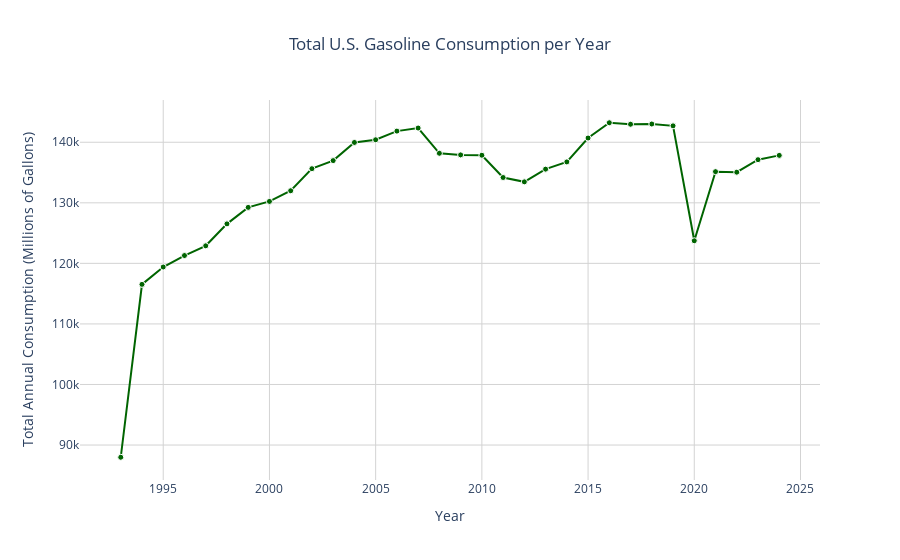

Write notebook code for a chart like this one.
### Code cell
''' Create a line plot to visualize total yearly gasoline consumption '''

# Extract the Year from the Date column
yearly_total = (
    consumption.groupby("Year")["Gasoline_Consumption(Millions of Gallons)"]
    .sum()
    .reset_index()
)

# Create line plot
fig = px.line(
    yearly_total,
    x="Year",
    y="Gasoline_Consumption(Millions of Gallons)",
    title="Total U.S. Gasoline Consumption per Year",
    labels={
        "Year": "Year",
        "Gasoline_Consumption(Millions of Gallons)": "Total Annual Consumption (Millions of Gallons)"
    },
)

# Customize appearance
fig.update_traces(
    mode="lines+markers",
    line=dict(color="darkgreen", width=2),
    marker=dict(size=6, color="darkgreen", line=dict(width=1, color="white"))
)

# Update layout
fig.update_layout(
    template="plotly_white",
    hovermode="x unified",
    title_x=0.5,
    xaxis=dict(showgrid=True, gridcolor="lightgray"),
    yaxis=dict(showgrid=True, gridcolor="lightgray"),
)

fig.show()

### Figure 1 — Plotly figure (JSON) as saved in the notebook; plotly's stock layout.template omitted (floating-point values rounded to 4 significant figures)
{"data": [{"hovertemplate": "Year=%{x}<br>Total Annual Consumption (Millions of Gallons)=%{y}<extra></extra>", "legendgroup": "", "line": {"color": "darkgreen", "dash": "solid", "width": 2}, "marker": {"color": "darkgreen", "line": {"color": "white", "width": 1}, "size": 6, "symbol": "circle"}, "mode": "lines+markers", "name": "", "orientation": "v", "showlegend": false, "type": "scatter", "x": [1993, 1994, 1995, 1996, 1997, 1998, 1999, 2000, 2001, 2002, 2003, 2004, 2005, 2006, 2007, 2008, 2009, 2010, 2011, 2012, 2013, 2014, 2015, 2016, 2017, 2018, 2019, 2020, 2021, 2022, 2023, 2024], "xaxis": "x", "y": [87980.0, 116500.0, 119400.0, 121300.0, 122900.0, 126500.0, 129200.0, 130200.0, 132000.0, 135600.0, 137000.0, 140000.0, 140400.0, 141800.0, 142300.0, 138200.0, 137900.0, 137900.0, 134200.0, 133500.0, 135600.0, 136800.0, 140700.0, 143200.0, 143000.0, 143000.0, 142700.0, 123700.0, 135100.0, 135100.0, 137100.0, 137800.0], "yaxis": "y"}], "layout": {"hovermode": "x unified", "legend": {"tracegroupgap": 0}, "title": {"text": "Total U.S. Gasoline Consumption per Year", "x": 0.5}, "xaxis": {"anchor": "y", "domain": [0, 1], "gridcolor": "lightgray", "showgrid": true, "title": {"text": "Year"}}, "yaxis": {"anchor": "x", "domain": [0, 1], "gridcolor": "lightgray", "showgrid": true, "title": {"text": "Total Annual Consumption (Millions of Gallons)"}}}}
